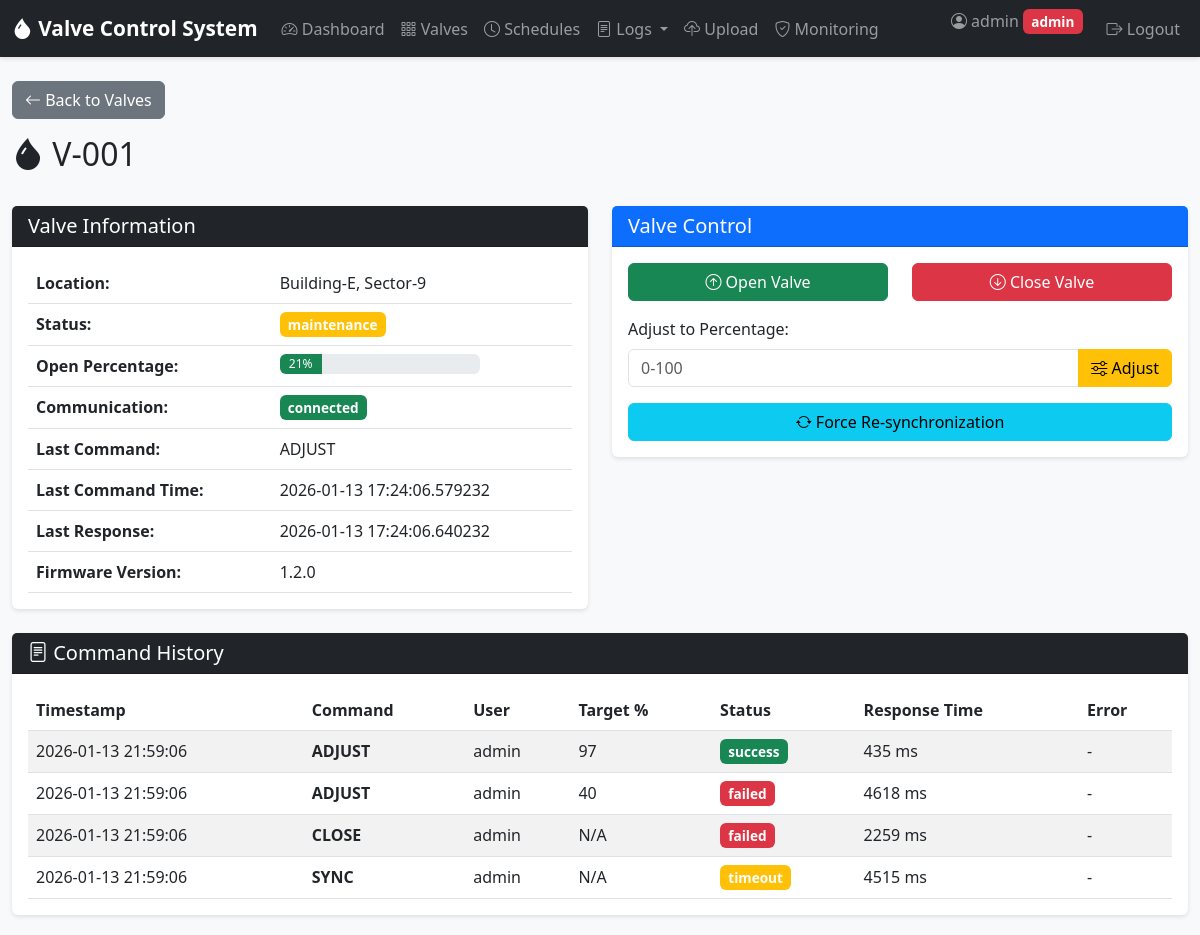
/valve/1 (signed in), run on the app's committed database.
### tables this page shows
CREATE TABLE valves (
            id INTEGER PRIMARY KEY AUTOINCREMENT,
            valve_name TEXT UNIQUE NOT NULL,
            location TEXT NOT NULL,
            open_percentage INTEGER DEFAULT 0 CHECK(open_percentage BETWEEN 0 AND 100),
            status TEXT DEFAULT 'operational' CHECK(status IN ('operational', 'maintenance', 'error', 'offline')),
            communication_status TEXT DEFAULT 'connected' CHECK(communication_status IN ('connected', 'disconnected', 'timeout')),
            last_command TEXT,
            last_command_timestamp TIMESTAMP,
            last_response_timestamp TIMESTAMP,
            firmware_version TEXT DEFAULT '1.0.0',
            config_file TEXT,
            created_at TIMESTAMP DEFAULT CURRENT_TIMESTAMP,
            updated_at TIMESTAMP DEFAULT CURRENT_TIMESTAMP
        );

CREATE TABLE command_logs (
            id INTEGER PRIMARY KEY AUTOINCREMENT,
            valve_id INTEGER NOT NULL,
            command TEXT NOT NULL,
            user_id INTEGER NOT NULL,
            target_percentage INTEGER,
            status TEXT CHECK(status IN ('success', 'failed', 'timeout')),
            response_time_ms INTEGER,
            error_message TEXT,
            timestamp TIMESTAMP DEFAULT CURRENT_TIMESTAMP,
            FOREIGN KEY (valve_id) REFERENCES valves(id),
            FOREIGN KEY (user_id) REFERENCES users(id)
        );

CREATE TABLE users (
            id INTEGER PRIMARY KEY AUTOINCREMENT,
            username TEXT UNIQUE NOT NULL,
            password_hash TEXT NOT NULL,
            role TEXT NOT NULL CHECK(role IN ('admin', 'operator')),
            email TEXT,
            created_at TIMESTAMP DEFAULT CURRENT_TIMESTAMP,
            last_login TIMESTAMP
        );

### app/routes/valves.py (the view)
@valves_bp.route('/valve/<int:valve_id>')
@login_required
def valve_detail(valve_id):
    valve = Valve.get_by_id(valve_id)
    if not valve:
        flash('Valve not found', 'danger')
        return redirect(url_for('valves.list_valves'))
    logs = CommandLog.get_by_valve(valve_id, limit=20)
    return render_template('valve_detail.html', valve=valve, logs=logs)

### app/app.py (called while the page is built)
@app.before_request
def before_request_security():
    return security_checks()

### app/models.py (called while the page is built)
def get_db_connection():
    conn = sqlite3.connect(DATABASE_PATH)
    conn.row_factory = sqlite3.Row
    return conn

    @staticmethod
    def get_by_id(valve_id):
        conn = get_db_connection()
        valve = conn.execute('SELECT * FROM valves WHERE id = ?', (valve_id,)).fetchone()
        conn.close()
        return dict(valve) if valve else None

    @staticmethod
    def get_by_valve(valve_id, limit=50):
        conn = get_db_connection()
        logs = conn.execute(
            '''SELECT cl.*, u.username, v.valve_name
               FROM command_logs cl
               JOIN users u ON cl.user_id = u.id
               JOIN valves v ON cl.valve_id = v.id
               WHERE cl.valve_id = ?
               ORDER BY cl.timestamp DESC LIMIT ?''',
            (valve_id, limit)
        ).fetchall()
        conn.close()
        return [dict(log) for log in logs]

    @staticmethod
    def is_blocked(ip_address):
        conn = get_db_connection()
        blocked = conn.execute(
            '''SELECT * FROM blocked_ips
               WHERE ip_address = ? AND is_active = 1
               AND (blocked_until IS NULL OR blocked_until > datetime("now"))''',
            (ip_address,)
        ).fetchone()
        conn.close()
        return dict(blocked) if blocked else None

    @staticmethod
    def is_locked(user_id):
        conn = get_db_connection()
        locked = conn.execute(
            '''SELECT * FROM users_locked
               WHERE user_id = ?
               AND (locked_until IS NULL OR locked_until > datetime("now"))''',
            (user_id,)
        ).fetchone()
        conn.close()
        return dict(locked) if locked else None

### app/utils/auth_helpers.py (called while the page is built)
def login_required(f):
    @wraps(f)
    def decorated_function(*args, **kwargs):
        if 'user_id' not in session:
            flash('Please log in to access this page', 'warning')
            return redirect(url_for('auth.login'))
        return f(*args, **kwargs)
    return decorated_function

### app/utils/monitoring.py (called while the page is built, shortened)
def detect_suspicious_user_agent():
    user_agent = request.headers.get('User-Agent', '').lower()
    for suspicious in SUSPICIOUS_USER_AGENTS:
        if suspicious in user_agent:
            return True, suspicious
    return False, None

def check_and_log_suspicious_agent(endpoint):
    is_suspicious, agent_name = detect_suspicious_user_agent()
    return False

### app/templates/valve_detail.html (shortened to what this page needs)
{% extends "base.html" %}
{% block content %}
<div class="row mb-4">
    <div class="col-12">
        <a href="{{ url_for('valves.list_valves') }}" class="btn btn-secondary mb-3">
            <i class="bi bi-arrow-left"></i> Back to Valves
        </a>
        <h2><i class="bi bi-droplet-fill"></i> {{ valve.valve_name }}</h2>
    </div>
</div>
<div class="row">
    <div class="col-md-6">
        <div class="card mb-4">
            <div class="card-header bg-dark text-white">
                <h5 class="mb-0">Valve Information</h5>
            </div>
            <div class="card-body">
                <table class="table">
                    <tr>
                        <th>Location:</th>
                        <td>{{ valve.location }}</td>
                    </tr>
                    <tr>
                        <th>Status:</th>
                        <td>
                            <span class="badge bg-{% if valve.status == 'operational' %}success{% elif valve.status == 'maintenance' %}warning{% else %}danger{% endif %}">
                                {{ valve.status }}
                            </span>
                        </td>
                    </tr>
                    <tr>
                        <th>Open Percentage:</th>
                        <td>
                            <div class="progress" style="width: 200px;">
                                <div class="progress-bar {% if valve.open_percentage > 75 %}bg-danger{% elif valve.open_percentage > 25 %}bg-warning{% else %}bg-success{% endif %}"
                                     role="progressbar" style="width: {{ valve.open_percentage }}%">
                                    {{ valve.open_percentage }}%
                                </div>
                            </div>
                        </td>
                    </tr>
                    <tr>
                        <th>Communication:</th>
                        <td>
                            <span class="badge bg-{% if valve.communication_status == 'connected' %}success{% elif valve.communication_status == 'timeout' %}warning{% else %}danger{% endif %}">
                                {{ valve.communication_status }}
                            </span>
                        </td>
                    </tr>
                    <tr>
                        <th>Last Command:</th>
                        <td>{{ valve.last_command or 'None' }}</td>
                    </tr>
                    <tr>
                        <th>Last Command Time:</th>
                        <td>{{ valve.last_command_timestamp or 'N/A' }}</td>
                    </tr>
                    <tr>
                        <th>Last Response:</th>
                        <td>{{ valve.last_response_timestamp or 'N/A' }}</td>
                    </tr>
                    <tr>
                        <th>Firmware Version:</th>
                        <td>{{ valve.firmware_version }}</td>
                    </tr>
                </table>
            </div>
        </div>
    </div>
    <div class="col-md-6">
        <div class="card mb-4">
            <div class="card-header bg-primary text-white">
                <h5 class="mb-0">Valve Control</h5>
            </div>
            <div class="card-body">
                {% if session.role in ['admin', 'operator'] %}
                <form method="POST" action="{{ url_for('valves.control_valve', valve_id=valve.id) }}">
                    <div class="row mb-3">
                        <div class="col-6">
                            <button type="submit" name="action" value="open" class="btn btn-success w-100">
                                <i class="bi bi-arrow-up-circle"></i> Open Valve
                            </button>
                        </div>
                        <div class="col-6">
                            <button type="submit" name="action" value="close" class="btn btn-danger w-100">
                                <i class="bi bi-arrow-down-circle"></i> Close Valve
                            </button>
                        </div>
                    </div>
                    <div class="mb-3">
                        <label for="target_percentage" class="form-label">Adjust to Percentage:</label>
                        <div class="input-group">
                            <input type="number" class="form-control" name="target_percentage"
                                   min="0" max="100" placeholder="0-100">
                            <button type="submit" name="action" value="adjust" class="btn btn-warning">
                                <i class="bi bi-sliders"></i> Adjust
                            </button>
                        </div>
                    </div>
                    <button type="submit" name="action" value="sync" class="btn btn-info w-100">
                        <i class="bi bi-arrow-repeat"></i> Force Re-synchronization
                    </button>
                </form>
                {% else %}
                <p class="text-muted">You don't have permission to control valves.</p>
                {% endif %}
            </div>
        </div>
    </div>
</div>
<div class="row">
    <div class="col-12">
        <div class="card">
            <div class="card-header bg-dark text-white">
                <h5 class="mb-0"><i class="bi bi-file-text"></i> Command History</h5>
            </div>
            <div class="card-body">
                <div class="table-responsive">
                    <table class="table table-striped">
                        <thead>
                            <tr>
                                <th>Timestamp</th>
                                <th>Command</th>
                                <th>User</th>
                                <th>Target %</th>
                                <th>Status</th>
                                <th>Response Time</th>
                                <th>Error</th>
                            </tr>
                        </thead>
                        <tbody>
                            {% for log in logs %}
                            <tr>
                                <td>{{ log.timestamp }}</td>
                                <td><strong>{{ log.command }}</strong></td>
                                <td>{{ log.username }}</td>
                                <td>{{ log.target_percentage or 'N/A' }}</td>
                                <td>
                                    <span class="badge bg-{% if log.status == 'success' %}success{% elif log.status == 'failed' %}danger{% else %}warning{% endif %}">
                                        {{ log.status }}
                                    </span>
                                </td>
                                <td>{{ log.response_time_ms or 'N/A' }} ms</td>
                                <td>{{ log.error_message or '-' }}</td>
                            </tr>
                            {% endfor %}
                        </tbody>
                    </table>
                </div>
            </div>
        </div>
    </div>
</div>
{% endblock %}

### app/static/css/style.css (style rules this page uses)
body { font-family: 'Segoe UI', Tahoma, Geneva, Verdana, sans-serif; background-color: #f8f9fa; }
.card { margin-bottom: 20px; box-shadow: 0 2px 4px rgba(0,0,0,.1); border: none; }
.card-header { font-weight: 600; }
.table { margin-bottom: 0; }
.badge { font-size: 0.85em; padding: 0.4em 0.6em; }
.progress { height: 20px; }
.btn { transition: all 0.3s ease; }

### data on the page
valves: valve_name "V-001", location "Building-E, Sector-9", status "maintenance", open_percentage "21", communication_status "connected", last_command "ADJUST", last_command_timestamp "2026-01-13 17:24:06.579232", last_response_timestamp "2026-01-13 17:24:06.640232", firmware_version "1.2.0"
command_logs: timestamp "2026-01-13 21:59:06", command "ADJUST", username "admin", target_percentage "97", status "success", response_time_ms "435", error_message "-"
command_logs: timestamp "2026-01-13 21:59:06", command "ADJUST", username "admin", target_percentage "40", status "failed", response_time_ms "4618", error_message "-"
command_logs: timestamp "2026-01-13 21:59:06", command "CLOSE", username "admin", target_percentage "N/A", status "failed", response_time_ms "2259", error_message "-"
command_logs: timestamp "2026-01-13 21:59:06", command "SYNC", username "admin", target_percentage "N/A", status "timeout", response_time_ms "4515", error_message "-"

### other printed values
{{ session.username }} "admin"
{{ session.role }} "admin"
